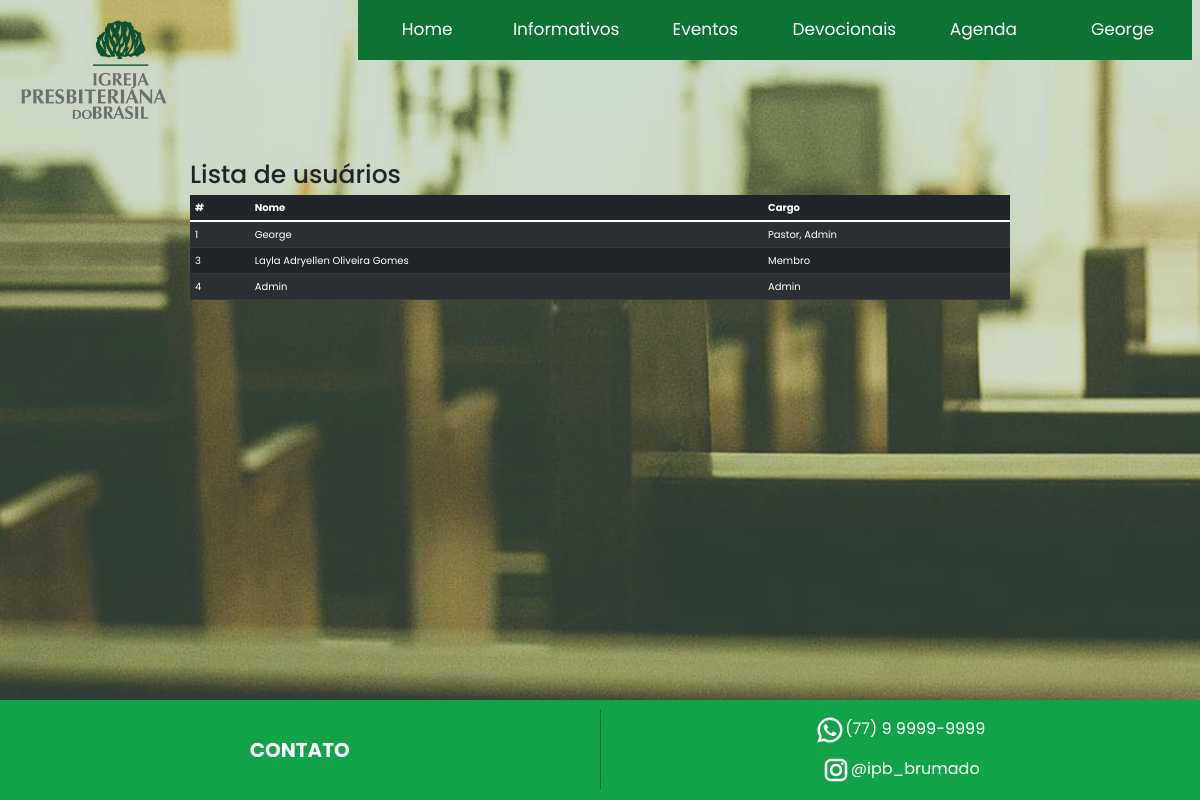
The app's page /usuario/listar (signed in) with its own data.
### tables this page shows
CREATE TABLE `users` (
  `id_user` int(11) NOT NULL,
  `nome` varchar(100) DEFAULT NULL,
  `login` varchar(15) DEFAULT NULL,
  `senha` varchar(100) DEFAULT NULL
);

### index.php (called while the page is built, shortened)
<?php
require_once 'rotas.php';

### controller/Usuario.php (called while the page is built, shortened)
<?php
class Usuario
{
    public static function buscarUsuarios()
    {
        $pdo = ConectBD::conectar();
        $sql = "SELECT id_user, nome FROM users";
        $stmt = $pdo->prepare($sql);
        $stmt->execute();
        $result = $stmt->fetchAll();
        return $result;
    }
}

### view/user/listar.php (the view)
<?php
$usuarios = Usuario::buscarUsuarios();
?>
<main class="main-container">
    <h1>Lista de usuários</h1>
    <table class="table table-dark table-striped">
        <thead>
            <tr>
                <th scope="col">#</th>
                <th scope="col">Nome</th>
                <th scope="col">Cargo</th>
            </tr>
        </thead>
        <tbody>
            <?php
            foreach ($usuarios as $usuario) {
                $cargos = Usuario::buscarCargos($usuario['id_user']);
                $text_cargos = [];
                foreach ($cargos as $cargo) {
                    array_push($text_cargos, $cargo[0]);
                }
            ?>
                <tr>
                    <td><?= $usuario['id_user'] ?></td>
                    <td><?= $usuario['nome'] ?></td>
                    <td><?= implode(', ', $text_cargos); ?></td>
                </tr>
            <?php } ?>
        </tbody>
    </table>
</main>

### public/css/style.css (style rules this page uses)
* { font-family: 'Poppins'; padding: 0; }
html { font-size: 62.5%; }
body { position: relative; width: 100vw; overflow-x: hidden; background-color: #12813b9c; min-height: 100vh; }
.main-container { width: max(70%, 700px); margin: 0 auto; position: relative; padding: 10px; }

### records on screen
users: id_user "1", nome "George", text_cargos "Pastor, Admin"
users: id_user "3", nome "Layla Adryellen Oliveira Gomes", text_cargos "Membro"
users: id_user "4", nome "Admin", text_cargos "Admin"

### other values on screen
$_SESSION['nome_login'] "George"
